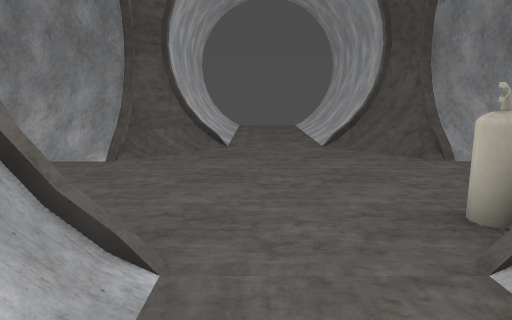
View 1 (above)

12 first-person views from a walk through a Godot game level. The camera is 1.3 m above the floor, tilts 10° down and sees 70° across. The floor is counted in squares, 1 m on a side. Each view is taken from the middle of a square. On the plan, view 1 faces up. The plan holds only what a view shows up to about 15 squares ahead; the rest is blank. Door leaves are left out where a doorway can be walked through. Some surface patterns are stand-ins.

View 2
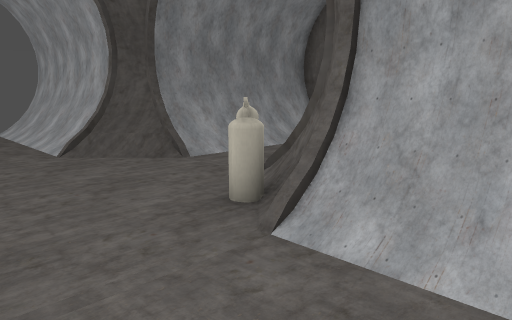

View 3
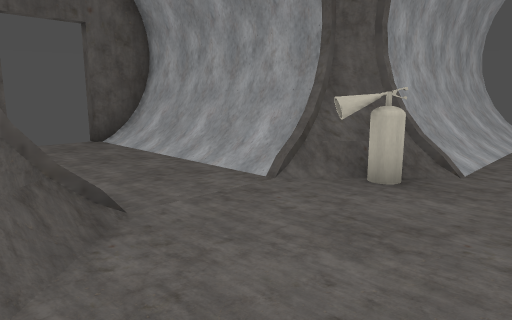

View 4
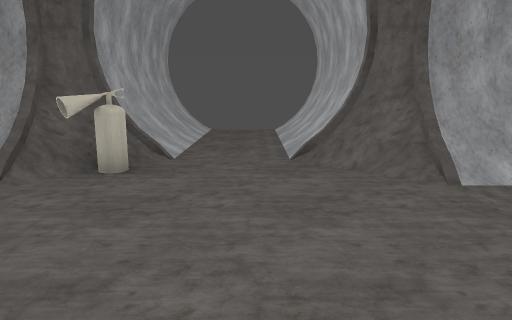

View 5
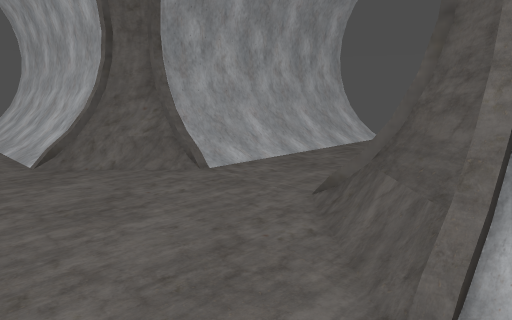

View 6
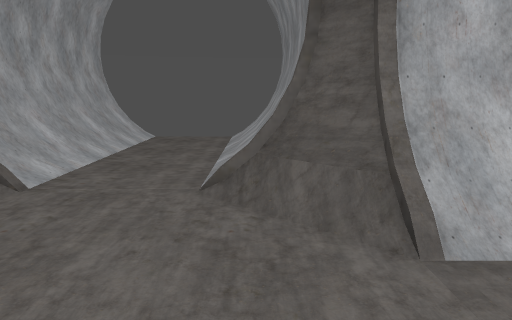

View 7
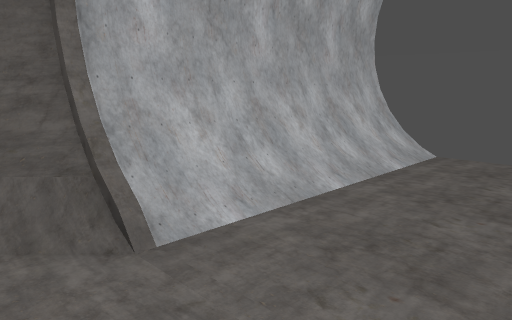

View 8
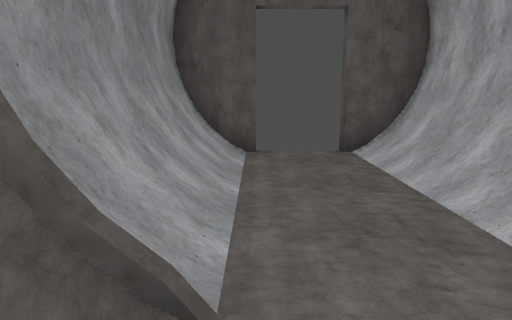

View 9
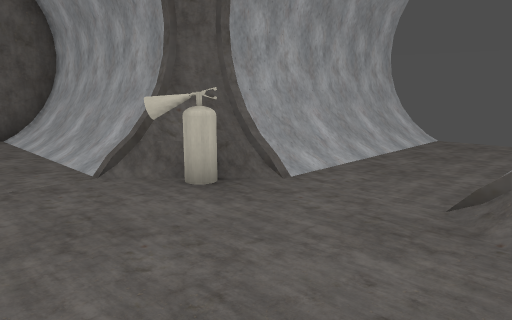

View 10
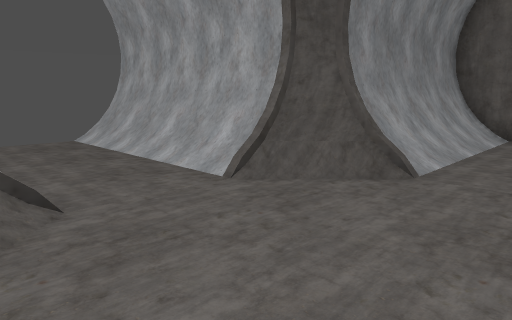

View 11
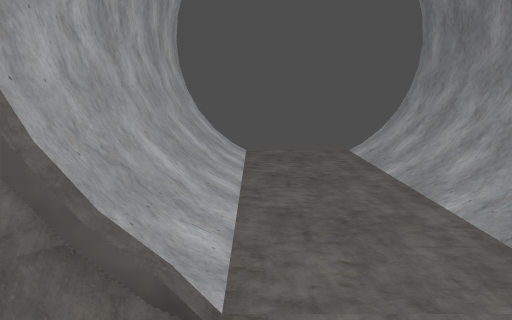

View 12
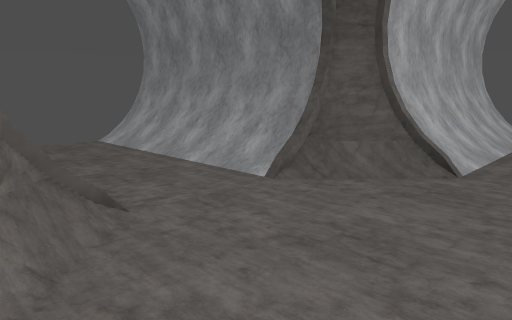

### Floor plan
Key: @ floor where view 1 was taken; # wall or solid block; x gap in a wall; . floor; / step, stairs or slope; D open door; = window, fence, low wall or low ledge; E fire extinguisher.
Columns run from 10 left of view 1 to 11 right of it. Each row starts with its distance up from view 1.
 16         x/../x
 15         #/../#
 14         #/../#
 13         #/../#
 12         #/../#
 11         #/../#
 10         #/../#
  9 #########/../#########
  8 #=======/..../======##
  7  ....................D
  6  ....................D
  5  ....................D
  4 ========/....E======##
  3 #########/../#########
  2         #/../#
  1         #/../#
  0         #/@./#
 -1         #/../#
 -2         #/../#
 -3         #/../#
 -4         x/../x

Positions as (right, up) in squares from view 1, and headings:
1: (0, 0), facing up
2: (-1, 0), facing up-right
3: (0, 9), facing down-right
4: (0, 10), facing down
5: (1, 10), facing down-left
6: (2, 8), facing left
7: (2, 8), facing up-left
8: (2, 7), facing right
9: (-2, 7), facing down-right
10: (-2, 5), facing up-right
11: (-1, 5), facing left
12: (1, 3), facing up-left
